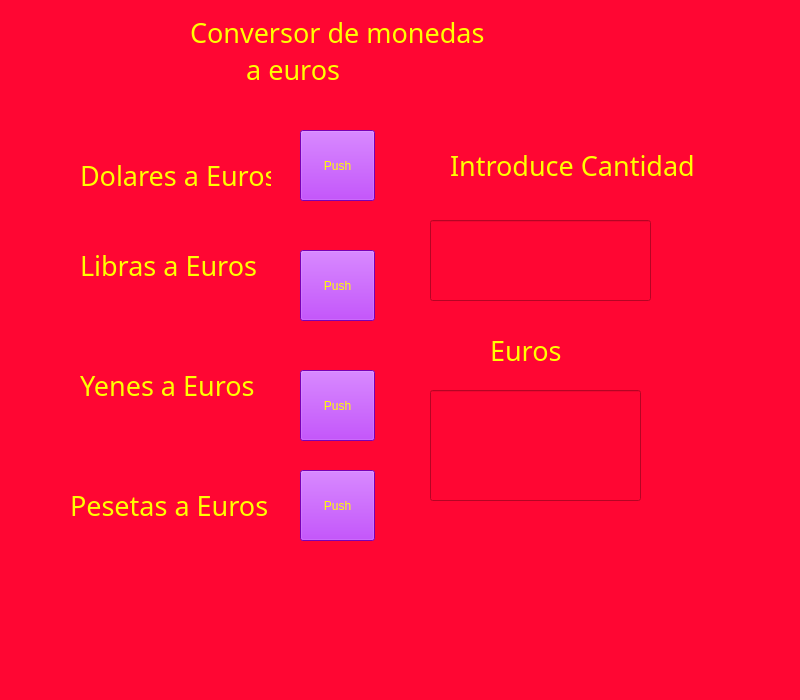
<?xml version="1.0" encoding="UTF-8"?>
<ui version="4.0">
 <class>MainWindow</class>
 <widget class="QMainWindow" name="MainWindow">
  <property name="geometry">
   <rect>
    <x>0</x>
    <y>0</y>
    <width>800</width>
    <height>700</height>
   </rect>
  </property>
  <property name="windowTitle">
   <string>MainWindow</string>
  </property>
  <property name="whatsThis">
   <string>&lt;html&gt;&lt;head/&gt;&lt;body&gt;&lt;p&gt;DOLARES&lt;/p&gt;&lt;/body&gt;&lt;/html&gt;</string>
  </property>
  <property name="styleSheet">
   <string notr="true">color: rgb(38, 19, 255);
color: qlineargradient(spread:pad, x1:0, y1:0, x2:1, y2:0, stop:0 rgba(255, 178, 102, 255), stop:0.55 rgba(235, 148, 61, 255), stop:0.98 rgba(0, 0, 0, 255), stop:1 rgba(0, 0, 0, 0));
selection-color: rgb(16, 28, 255);
border-color: rgb(85, 0, 0);
color: rgb(255, 255, 0);
background-color: rgb(255, 6, 51);
font: 20pt &quot;MS Shell Dlg 2&quot;;
font: 8pt &quot;Ravie&quot;;
font: 20pt &quot;MS PMincho&quot;;</string>
  </property>
  <widget class="QWidget" name="centralwidget">
   <widget class="QLineEdit" name="introduce_cantidad">
    <property name="geometry">
     <rect>
      <x>430</x>
      <y>220</y>
      <width>221</width>
      <height>81</height>
     </rect>
    </property>
    <property name="font">
     <font>
      <family>MS PMincho</family>
      <pointsize>20</pointsize>
      <weight>50</weight>
      <italic>false</italic>
      <bold>false</bold>
     </font>
    </property>
   </widget>
   <widget class="QLabel" name="label_2">
    <property name="geometry">
     <rect>
      <x>80</x>
      <y>230</y>
      <width>231</width>
      <height>71</height>
     </rect>
    </property>
    <property name="font">
     <font>
      <family>MS PMincho</family>
      <pointsize>20</pointsize>
      <weight>50</weight>
      <italic>false</italic>
      <bold>false</bold>
     </font>
    </property>
    <property name="text">
     <string>Libras a Euros</string>
    </property>
   </widget>
   <widget class="QLabel" name="label_3">
    <property name="geometry">
     <rect>
      <x>80</x>
      <y>350</y>
      <width>231</width>
      <height>71</height>
     </rect>
    </property>
    <property name="font">
     <font>
      <family>MS PMincho</family>
      <pointsize>20</pointsize>
      <weight>50</weight>
      <italic>false</italic>
      <bold>false</bold>
     </font>
    </property>
    <property name="text">
     <string>Yenes a Euros</string>
    </property>
   </widget>
   <widget class="QLabel" name="label_4">
    <property name="geometry">
     <rect>
      <x>70</x>
      <y>470</y>
      <width>231</width>
      <height>71</height>
     </rect>
    </property>
    <property name="font">
     <font>
      <family>MS PMincho</family>
      <pointsize>20</pointsize>
      <weight>50</weight>
      <italic>false</italic>
      <bold>false</bold>
     </font>
    </property>
    <property name="text">
     <string>Pesetas a Euros</string>
    </property>
   </widget>
   <widget class="QLabel" name="coversor_euros">
    <property name="geometry">
     <rect>
      <x>190</x>
      <y>10</y>
      <width>391</width>
      <height>81</height>
     </rect>
    </property>
    <property name="font">
     <font>
      <family>MS PMincho</family>
      <pointsize>20</pointsize>
      <weight>50</weight>
      <italic>false</italic>
      <bold>false</bold>
     </font>
    </property>
    <property name="text">
     <string>Conversor de monedas 
        a euros</string>
    </property>
   </widget>
   <widget class="QPushButton" name="boton_dolares_euros">
    <property name="geometry">
     <rect>
      <x>300</x>
      <y>130</y>
      <width>75</width>
      <height>71</height>
     </rect>
    </property>
    <property name="styleSheet">
     <string notr="true">background-color: rgb(170, 0, 255);</string>
    </property>
    <property name="text">
     <string>Push</string>
    </property>
   </widget>
   <widget class="QPushButton" name="boton_libras_euros">
    <property name="geometry">
     <rect>
      <x>300</x>
      <y>250</y>
      <width>75</width>
      <height>71</height>
     </rect>
    </property>
    <property name="styleSheet">
     <string notr="true">background-color: rgb(170, 0, 255);</string>
    </property>
    <property name="text">
     <string>Push</string>
    </property>
   </widget>
   <widget class="QPushButton" name="boton_yenes_euros">
    <property name="geometry">
     <rect>
      <x>300</x>
      <y>370</y>
      <width>75</width>
      <height>71</height>
     </rect>
    </property>
    <property name="styleSheet">
     <string notr="true">background-color: rgb(170, 0, 255);</string>
    </property>
    <property name="text">
     <string>Push</string>
    </property>
   </widget>
   <widget class="QPushButton" name="boton_pesetas_euros">
    <property name="geometry">
     <rect>
      <x>300</x>
      <y>470</y>
      <width>75</width>
      <height>71</height>
     </rect>
    </property>
    <property name="styleSheet">
     <string notr="true">background-color: rgb(170, 0, 255);</string>
    </property>
    <property name="text">
     <string>Push</string>
    </property>
   </widget>
   <widget class="QLineEdit" name="label_resultados">
    <property name="geometry">
     <rect>
      <x>430</x>
      <y>390</y>
      <width>211</width>
      <height>111</height>
     </rect>
    </property>
    <property name="font">
     <font>
      <family>MS PMincho</family>
      <pointsize>20</pointsize>
      <weight>50</weight>
      <italic>false</italic>
      <bold>false</bold>
     </font>
    </property>
    <property name="text">
     <string/>
    </property>
   </widget>
   <widget class="QLabel" name="label">
    <property name="geometry">
     <rect>
      <x>450</x>
      <y>130</y>
      <width>251</width>
      <height>71</height>
     </rect>
    </property>
    <property name="font">
     <font>
      <family>MS PMincho</family>
      <pointsize>20</pointsize>
      <weight>50</weight>
      <italic>false</italic>
      <bold>false</bold>
     </font>
    </property>
    <property name="text">
     <string>Introduce Cantidad</string>
    </property>
   </widget>
   <widget class="QLabel" name="label_5">
    <property name="geometry">
     <rect>
      <x>490</x>
      <y>330</y>
      <width>201</width>
      <height>41</height>
     </rect>
    </property>
    <property name="font">
     <font>
      <family>MS PMincho</family>
      <pointsize>20</pointsize>
      <weight>50</weight>
      <italic>false</italic>
      <bold>false</bold>
     </font>
    </property>
    <property name="text">
     <string>Euros</string>
    </property>
   </widget>
   <widget class="QLabel" name="label_6">
    <property name="geometry">
     <rect>
      <x>80</x>
      <y>140</y>
      <width>191</width>
      <height>71</height>
     </rect>
    </property>
    <property name="font">
     <font>
      <family>MS PMincho</family>
      <pointsize>20</pointsize>
      <weight>50</weight>
      <italic>false</italic>
      <bold>false</bold>
     </font>
    </property>
    <property name="text">
     <string>Dolares a Euros</string>
    </property>
   </widget>
  </widget>
 </widget>
 <resources/>
 <connections/>
</ui>
